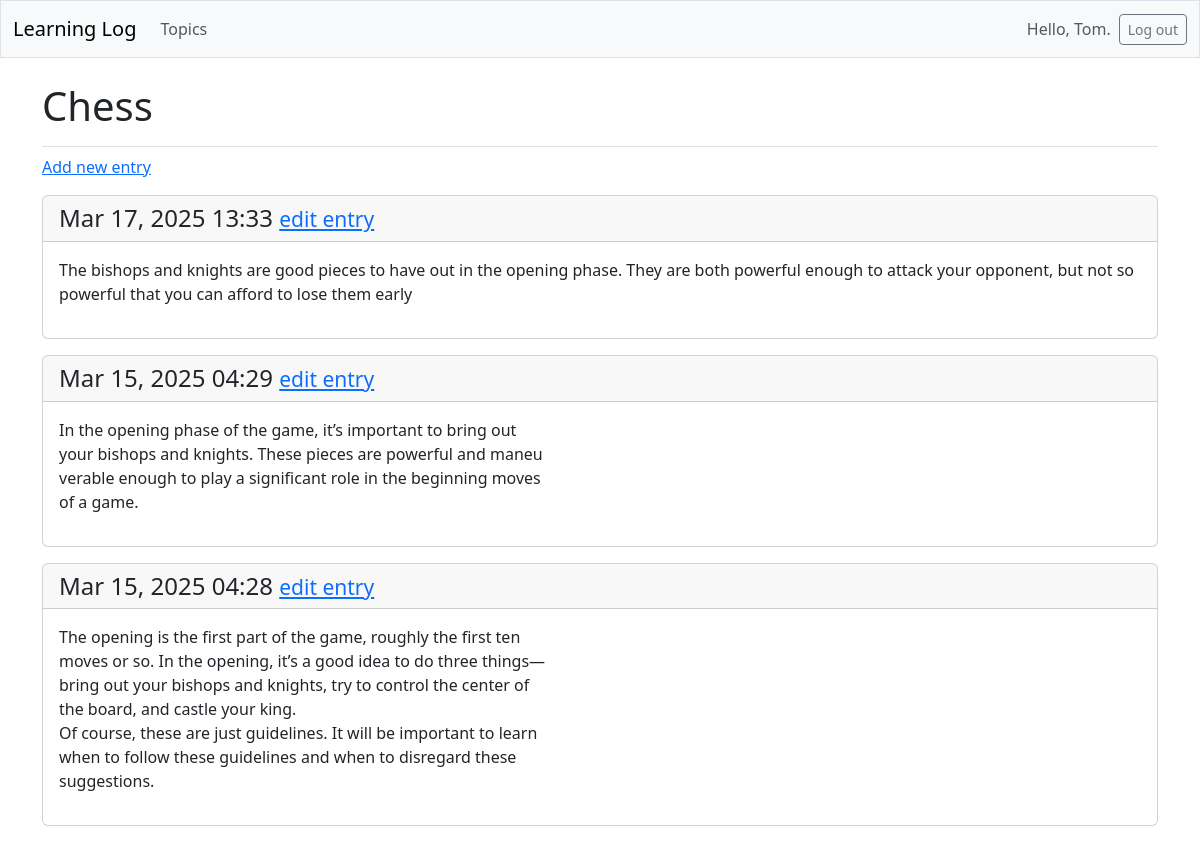
The page /topics/1/ (signed in) on the database its author committed.
### learning_logs/models.py (models this page shows, shortened)
class Topic(models.Model):   #Topic Class: Represents a topic that the user is learning about.
    text = models.CharField(max_length=200)  # Stores the topic name, Short text field (max 200 chars)
    date_added = models.DateTimeField(auto_now_add=True)  # Stores the date & time when the topic was created.
    owner = models.ForeignKey(User, on_delete=models.CASCADE) #This links each topic to the user who created it

class Entry(models.Model):
    topic = models.ForeignKey(Topic, on_delete=models.CASCADE)  # Links each entry to a topic
    text = models.TextField()  # Stores user input (no length limit)
    date_added = models.DateTimeField(auto_now_add=True)  # Stores timestamp when entry is created
    class Meta:
        verbose_name_plural = 'entries'  # Ensures "Entries" is used instead of "Entrys"

### learning_logs/views.py (the view)
# urls.py: path('topics/<int:topic_id>/', views.topic, name='topic'),# View specific topic
@login_required
def topic(request, topic_id):
    topic = Topic.objects.get(id=topic_id)
    if topic.owner != request.user:
        raise Http404 #Prevents unauthorized access/ user can't view a topic that is not assigned to them
    entries = topic.entry_set.order_by('-date_added')
    context = {'topic': topic, 'entries': entries}
    return render(request, 'learning_logs/topic.html', context)

### learning_logs/templates/learning_logs/topic.html
{% extends 'learning_logs/base.html' %}
{% block page_header %}
  <h1>{{ topic.text }}</h1>
{% endblock page_header %}
{% block content %}
  <p>
    <a href="{% url 'learning_logs:new_entry' topic.id %}">Add new entry</a>
  </p>
  {% for entry in entries %}
    <div class="card mb-3">
      <h4 class="card-header">
        {{ entry.date_added|date:'M d, Y H:i' }}
        <small><a href="{% url 'learning_logs:edit_entry' entry.id %}">
          edit entry</a></small>
      </h4>
      <div class="card-body">{{ entry.text|linebreaks }}</div>
    </div>
  {% empty %}
    <p>There are no entries for this topic yet.</p>
  {% endfor %}
{% endblock content %}

### learning_logs/templates/learning_logs/base.html (shortened to what this page needs)
<!doctype html>
<html lang="en">
<head>
  {% load django_bootstrap5 %}
  {% bootstrap_css %}
</head>
<body>
  <nav class="navbar navbar-expand-md navbar-light bg-light mb-4 border">
    <div class="container-fluid">
      <a class="navbar-brand" href="{% url 'learning_logs:index' %}">
          Learning Log</a>
      <div class="collapse navbar-collapse" id="navbarCollapse">
        <ul class="navbar-nav me-auto mb-2 mb-md-0">
          <li class="nav-item">
            <a class="nav-link" href="{% url 'learning_logs:topics' %}">
              Topics</a></li>
        </ul>
        <ul class="navbar-nav ms-auto mb-2 mb-md-0">
          {% if user.is_authenticated %}
            <li class="nav-item">
              <span class="navbar-text me-2">Hello, {{ user.username }}.
                </span></li>
          {% endif %}
        </ul>
        {% if user.is_authenticated %}
          <form action="{% url 'accounts:logout' %}" method='post'>
            <button name='submit' class='btn btn-outline-secondary btn-sm'>
              Log out</button>
          </form>
        {% endif %}
      </div>
    </div>
  </nav>
  <main class="container">
    <div class="pb-2 mb-2 border-bottom">
      {% block page_header %}{% endblock page_header %}
    </div>
    <div>
      {% block content %}{% endblock content %}
    </div>
  </main>
</body>
</html>

### rows shown on the page
Topic: text "Chess"
Entry: date_added "Mar 17, 2025 13:33", text "The bishops and knights are good pieces to have out in the opening phase. They are both powerful enough to attack your opponent, but not so powerful that you can afford to lose them early"
Entry: date_added "Mar 15, 2025 04:29", text "In the opening phase of the game, it’s important to bring out your bishops and knights. These pieces are powerful and maneu verable enough to play a significant role in the beginning moves of a game."
Entry: date_added "Mar 15, 2025 04:28", text "The opening is the first part of the game, roughly the first ten moves or so. In the opening, it’s a good idea to do three things— bring out your bishops and knights, try to control the center of the board, and castle your king. Of course, these are just guidelines. It will be important to learn when to follow these guidelines and when to disregard these suggestions."

### other values the page prints
{{ user.username }} "Tom"
